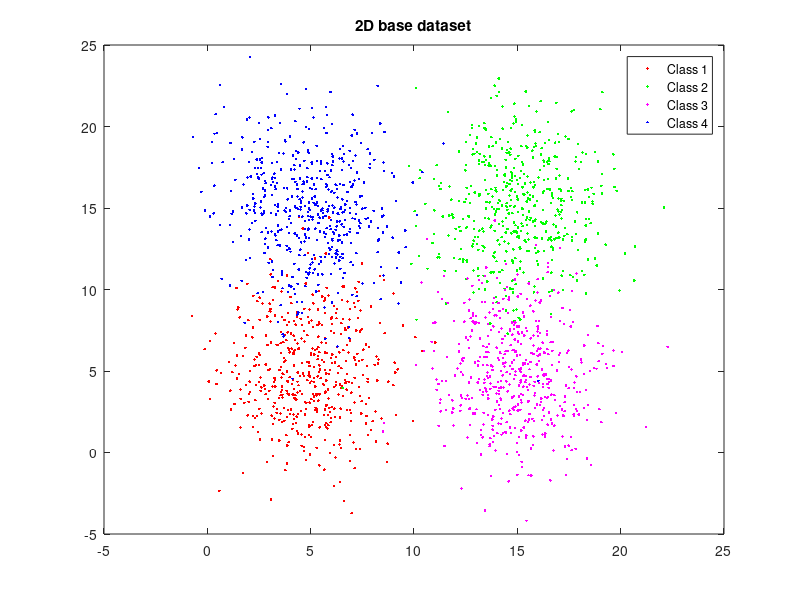
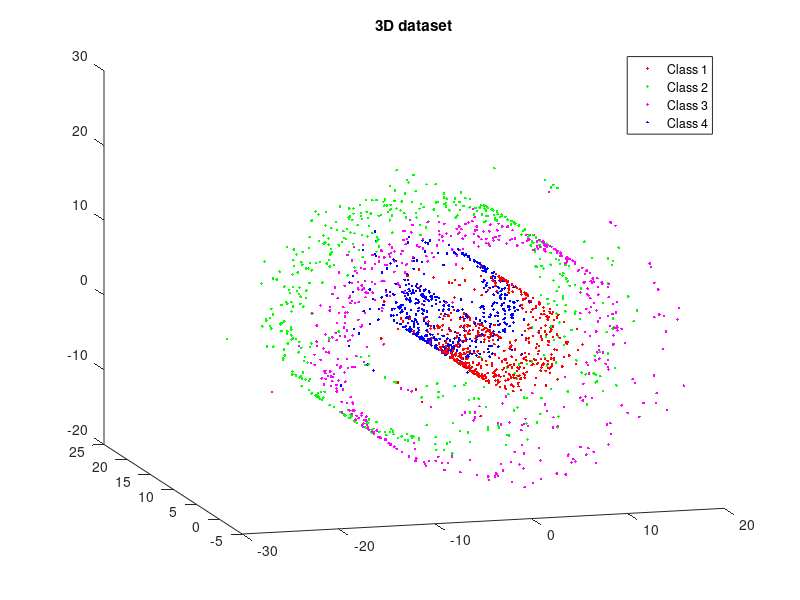

Recreate these plots in MATLAB, in order.
function [data, labels] = swissroll(varargin)
    % SWISSROLL Generate a swiss roll dataset
    %   [DATA, LABELS] = SWISSROLL() generates swissroll with default
    %   parameters.
    %
    %   [DATA, LABELS] = SWISSROLL(N, CENTERS, S) generates swissroll with 
    %   N samples per class, with class centered around the CENTERS which
    %   is a 4x2 array and with a standard deviation along the x and y axis
    %   given by the 2-elements array S = [SX, SY].
    %
    %   [DATA, LABELS] = SWISSROLL(__, 'Seed', seed) sets the seed for the
    %   random number generator.
    %
    %   [DATA, LABELS] = SWISSROLL(__, 'Output', output)  enables output of
    %   data and figures to files.
    %
    %   [DATA, LABELS] = SWISSROLL(__, 'OutputDir', outputDir)  sets the
    %   output directory.
    %
    %   [DATA, LABELS] = SWISSROLL(__, 'ShowFigures', showFigures)  enables
    %   the display of figures.
    %
    %   Informations
    %   ------------
    %   File: swissroll.m
    %   Author: Arthur Gay
    %   Date: 2017-05-05
    %   
    
    p = inputParser;
    p.FunctionName = 'swissroll';
    addOptional(p,'N', 500, ...
        @(x) validateattributes(x,{'numeric'},{'scalar','integer','nonnegative'}));
    addOptional(p,'centers', [5 5;15 15;15 5;5 15],...
        @(x) validateattributes(x,{'numeric'},{'size', [4,2]}));
    addOptional(p, 's', [2, 3], ...
        @(x) validateattributes(x,{'numeric'},{'size',[1,2],'nonnegative'}));
    addParameter(p, 'Seed', 550);
    addParameter(p, 'Output', false, ...
        @(x) validateattributes(x,{'logical'},{'scalar'}));
    addParameter(p, 'OutputDir', '.');
    addParameter(p, 'ShowFigures', true, ...
        @(x) validateattributes(x,{'logical'},{'scalar'}));
    parse(p,varargin{:});
    
    if any(ismember(p.UsingDefaults, 'N'))
        warning('amlp:usingdefaults', ...
            'Using default value for parameter %s', 'N'),
    end
    if any(ismember(p.UsingDefaults, 'centers'))
        warning('amlp:usingdefaults', ...
            'Using default value for parameter %s', 'centers'),
    end
    if any(ismember(p.UsingDefaults, 's'))
        warning('amlp:usingdefaults', ...
            'Using default value for parameter %s', 's'),
    end
    
    % rng seed
    if ~any(ismember(p.UsingDefaults, 's'))
        seed = p.Results.Seed;
        rng(seed);
    end
 
    % parameters
    N = p.Results.N; % number of points in each class
    sx = p.Results.s(1);  %2 standard deviation on x
    sy = p.Results.s(2);  %3 standard deviation on y
    centers = p.Results.centers; % centers of classes

    % generate gaussian distributions
    X = [normrnd(centers(1,1),sx,1,N)...
        normrnd(centers(2,1),sx,1,N)...
        normrnd(centers(3,1),sx,1,N)...
        normrnd(centers(4,1),sx,1,N)];

    Y = [normrnd(centers(1,2),sy,1,N)...
        normrnd(centers(2,2),sy,1,N)...
        normrnd(centers(3,2),sy,1,N)...
        normrnd(centers(4,2),sy,1,N)];

    % compute 3d dataset
    X3 = X .* cos(X);
    Y3 = Y;
    Z3 = X .* sin(X);
    
    if p.Results.ShowFigures
        % plot original 2d dataset
        figure
        plot(X(1:N),Y(1:N), 'r.',...
            X(N:2*N), Y(N:2*N), 'g.',...
            X(2*N:3*N), Y(2*N:3*N), 'm.',...
            X(3*N:4*N), Y(3*N:4*N), 'b.');
        legend('Class 1', 'Class 2', 'Class 3', 'Class 4', 'Location', 'Best')
        title('2D base dataset')

        % plot 3d dataset
        figure
        plot3(X3(1:N), Y3(1:N), Z3(1:N), 'r.',...
            X3(N:2*N), Y3(N:2*N), Z3(N:2*N), 'g.',...
            X3(2*N:3*N), Y3(2*N:3*N), Z3(2*N:3*N), 'm.',...
            X3(3*N:4*N), Y3(3*N:4*N), Z3(3*N:4*N), 'b.');
        view(-16,14)
        legend('Class 1', 'Class 2', 'Class 3', 'Class 4', 'Location', 'Best')
        title('3D dataset')
    end

    % prepare exported data
    data = [X3' Y3' Z3'];
    labels = reshape(repmat(1:4,N,1),[1,N*4])';

    % export data and figure to output directory
    % check if output directory does exist
    if p.Results.Output
        if ~exist(p.Results.OutputDir, 'dir')
            mkdir(p.Results.OutputDir)
        end
        
        % output figures
        if p.Results.ShowFigures
            h = figure(1);
            set(h,'Units','Inches');
            pos = get(h,'Position');
            set(h,'PaperPositionMode','Auto','PaperUnits','Inches','PaperSize',[pos(3), pos(4)])
            print([p.Results.OutputDir '/swissroll2d'], '-dpdf','-r0')
            h = figure(2);
            set(h,'Units','Inches');
            pos = get(h,'Position');
            set(h,'PaperPositionMode','Auto','PaperUnits','Inches','PaperSize',[pos(3), pos(4)])
            print([p.Results.OutputDir '/swissroll3d'], '-dpdf','-r0')
            save([p.Results.OutputDir '/swissroll.dat'], 'data', '-ascii')
            save([p.Results.OutputDir '/swissroll_labels.dat'], 'labels', '-ascii')
        end
        
        % output parameters to .tex file to be used as variables in latex report
        kvffile = [p.Results.OutputDir '/swissroll.kvf'];
        texfile = [p.Results.OutputDir '/swissroll.tex'];
        diary(kvffile);
        if exist('seed', 'var')
            disp(['seed = ' num2str(seed)]);
        end
        disp(['N = ' num2str(N)]);
        disp(['sx = ' num2str(sx)]);
        disp(['sy = ' num2str(sy)]);
        diary off;
        fclose('all');
        kvf2tex(kvffile, texfile, 'swissroll'); % to latex
        delete(kvffile);
    end
    
    % Reference: http://people.cs.uchicago.edu/~dinoj/manifold/swissroll.html
end
